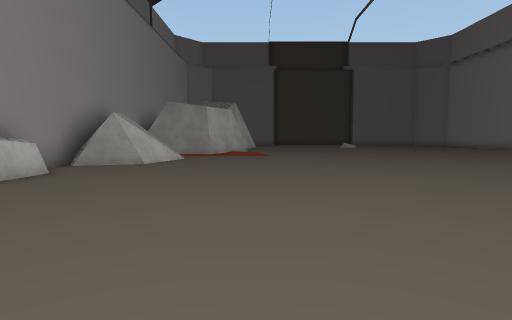
view 1 (above)

18 first-person views from a walk through a 3-D level made in the Unity game engine. The camera is 1.5 m above the floor, tilts 4° down and sees 75° across. The floor is counted in squares, 2 m on a side. Each view is taken from the middle of a square. On the plan, view 1 faces up. The plan holds only what a view shows up to about 11 squares ahead; the rest is blank. The place goes on beyond the plan. The player is left out. Some surface patterns are stand-ins.

view 2
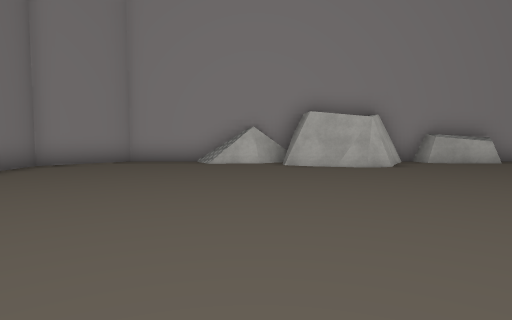

view 3
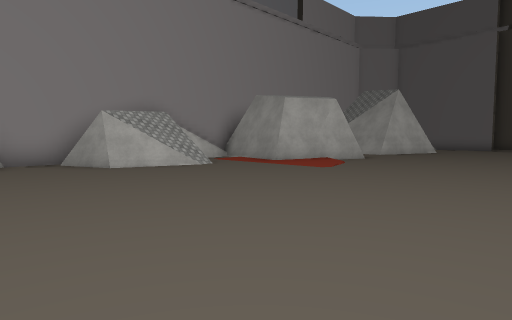

view 4
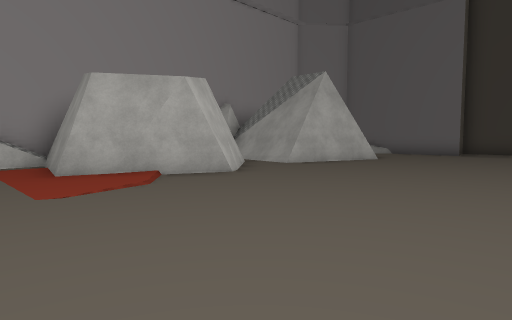

view 5
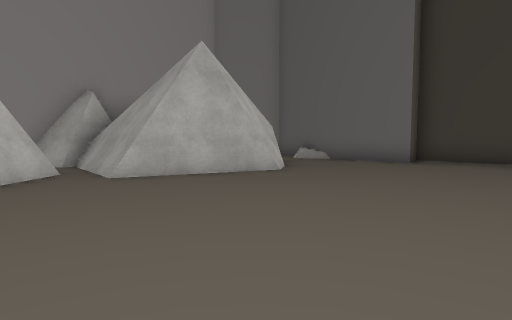

view 6
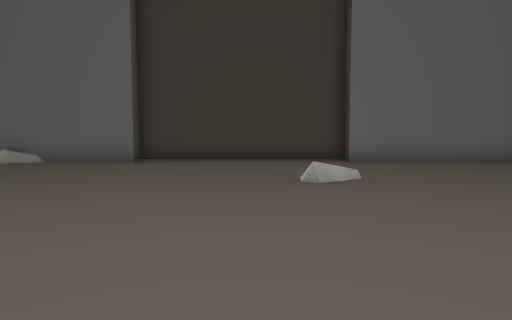

view 7
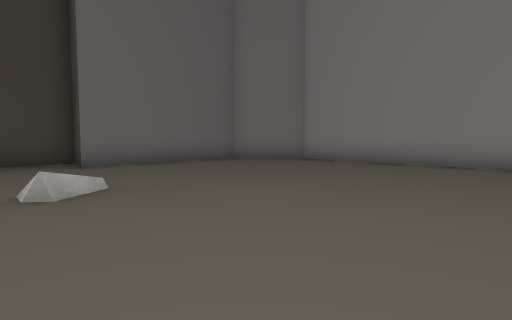

view 8
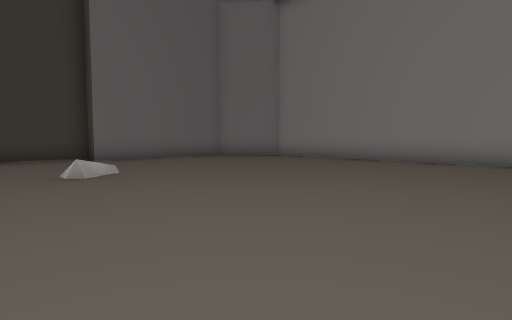

view 9
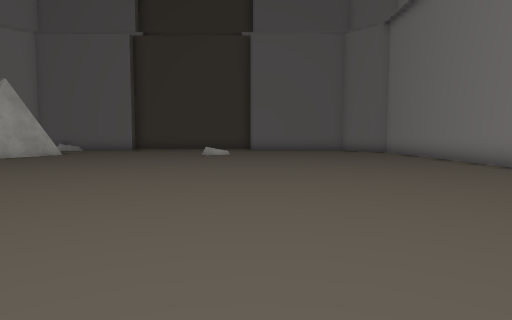

view 10
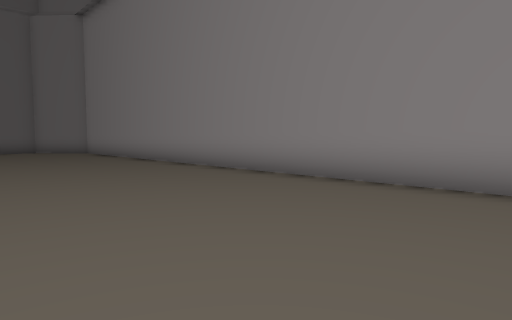

view 11
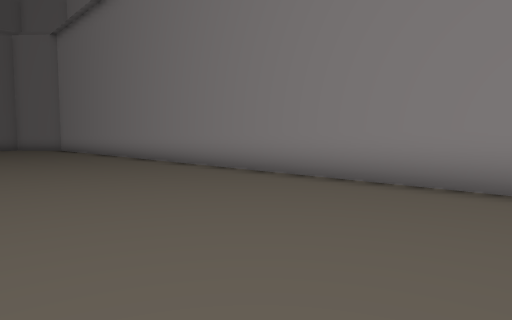

view 12
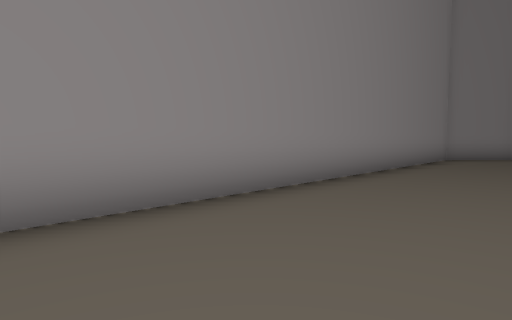

view 13
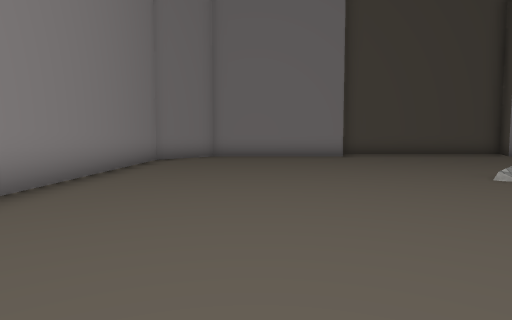

view 14
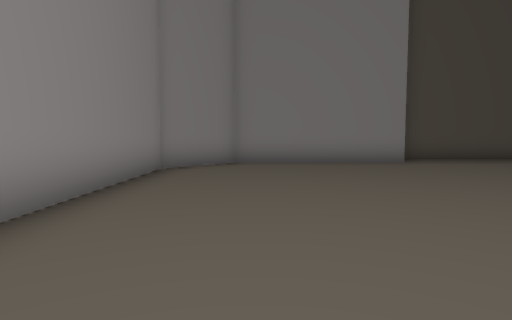

view 15
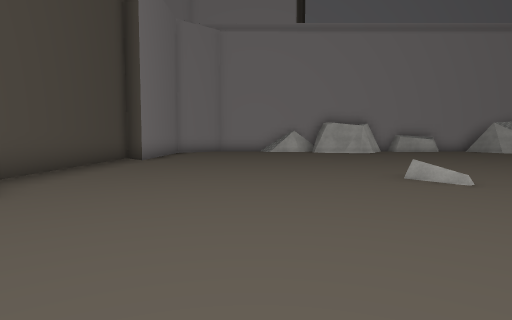

view 16
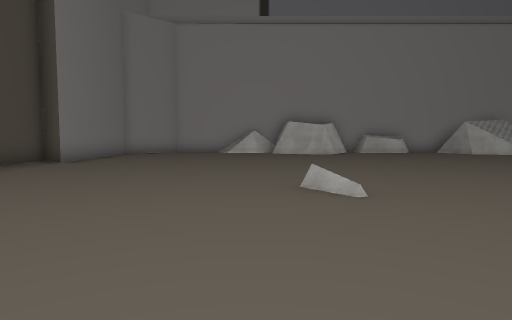

view 17
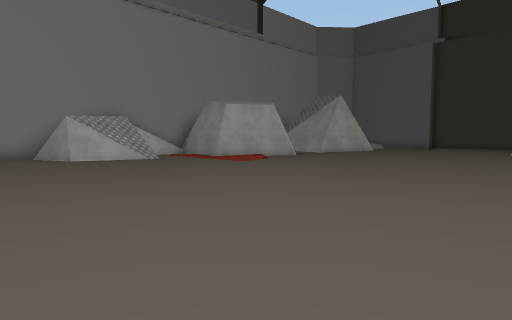

view 18
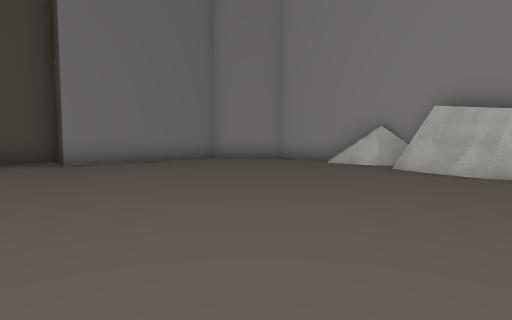

### Floor plan
Points are (right, up) in squares from view 1. A wall is a line through its corners. A room is listed if a view was taken in it or the views show most of it. See-through windows are left out.
Room 1 (views 1, 2, 3, 4, 5, 6, 7, 8, 9, 10, 11, 12, 13, 14, 15, 16, 17, 18)
walls: (-2.6, 11.3) (-3.2, 9.2) (-4.7, 8.6); (-1.1, 15.2) (-2, 13.8) (-4.8, 14.3) (-4.7, 13.2); (-3.2, 10) (-3.5, 9.2); (-0.5, 16.6) (-1.4, 14.5); (-1.3, 17.3) (-0.7, 16.4); (-4.3, 6.9) (-4.3, 6.3); (-4.3, 6.7) (-4.6, 5.2) (-5.1, 5.1); (-5.1, 11.6) (-5.1, 4.2) (-4.2, 3.7); (-3.3, 3.1) (-3.9, 1.1); (-4.6, 5) (-5.1, 4.9); (-2.4, 18.5) (-1.2, 17.2); (-5.1, 14.6) (-5.1, 13.3); (-1.1, 19.7) (-4.4, 20); (-2.4, 18.8) (-0.8, 17.1); (-4.5, 3.8) (-3.3, 3.2) (-3.2, 2.7); (-3.6, 1.4) (-3.9, 0.8); (-3.7, 1.1) (-5.1, 1) (-4.5, 0.1) (-4.5, -0.9); (-0.1, 22.6) (-1.1, 19.9) (-4.3, 20.2); (-4.2, 19.8) (-5.1, 19.1); (-5.1, 1) (-5.1, -3.8) (-3.5, -5.6) (1.4, -5.6); (-5.1, 19.4) (-5.1, 18.9); (7.6, -5.6) (12.6, -5.6) (14.2, -3.8) (14.2, 24.4); (-1.6, 24.5) (-0.3, 22.4); (1.4, -6.1) (7.5, -6.1); (12.5, 26.7) (7.7, 26.7) (7.7, 27.2) (1.4, 27.2) (1.4, 26.7) (-2.5, 26.7)
low walls: (6.6, 1.1) (5.9, 0.7); (-0.9, 17.2) (-0.5, 16.6); (-3.1, 2.8) (-3.7, 1.1); (-1.6, 19.5) (-4.2, 19.8); (6.6, 22.8) (5.9, 22.4); (-4.2, 19.6) (-4.8, 19.1); (-1, 24) (-0.1, 22.6); (-1.3, 26.8) (-2.2, 26.4)

Positions as (right, up) in squares from view 1, and headings:
1: (0, 0), facing up
2: (5, 0), facing left
3: (5, 6), facing up-left
4: (5, 12), facing up-left
5: (5, 17), facing up-left
6: (5, 17), facing up
7: (5, 18), facing up-right
8: (4, 16), facing up-right
9: (8, 9), facing up
10: (9, 9), facing up-right
11: (9, 5), facing up-right
12: (11, 8), facing down-right
13: (11, 7), facing down
14: (12, 4), facing down
15: (12, -2), facing left
16: (11, 0), facing left
17: (8, 6), facing up-left
18: (4, 4), facing down-left
